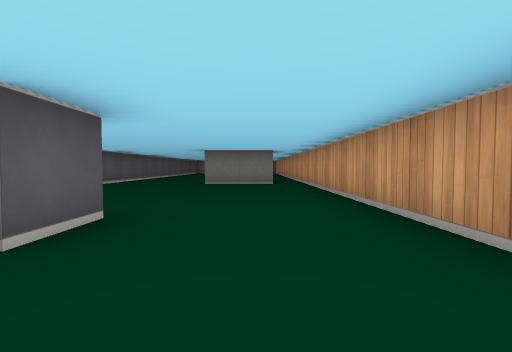
View 1 (above)

18 first-person views from a walk through a cub3D maze. The camera is about half as high as the walls, tilts 2° down and sees 90° across. The floor is counted in squares. Each view is taken from the middle of a square. On the plan, view 1 faces up. The plan holds only what a view shows up to about 9 squares ahead; the rest is blank.

View 2
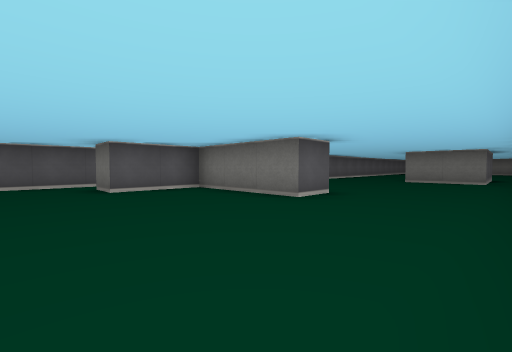

View 3
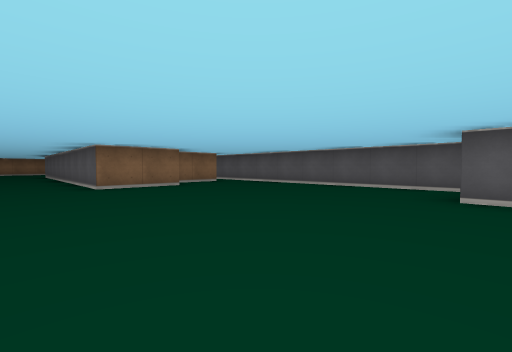

View 4
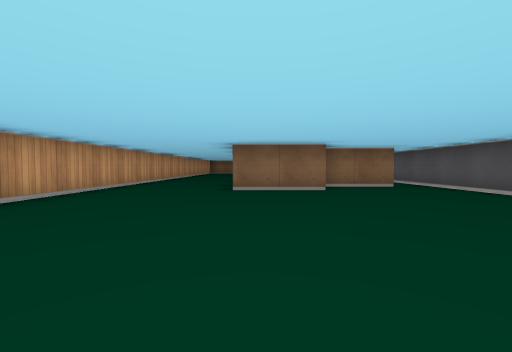

View 5
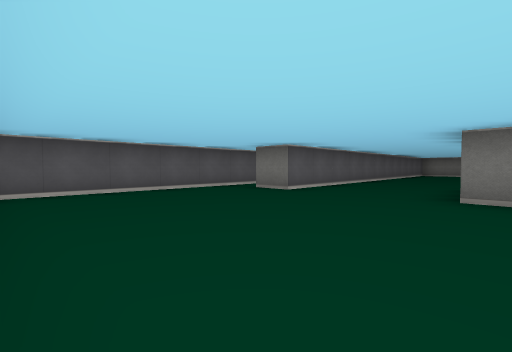

View 6
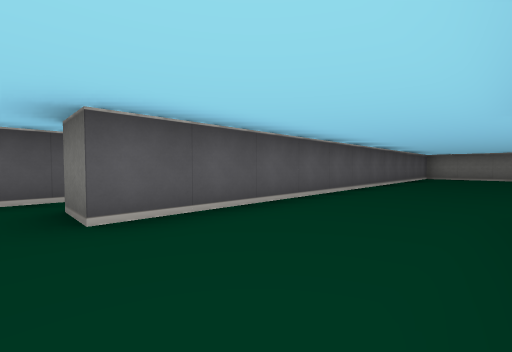

View 7
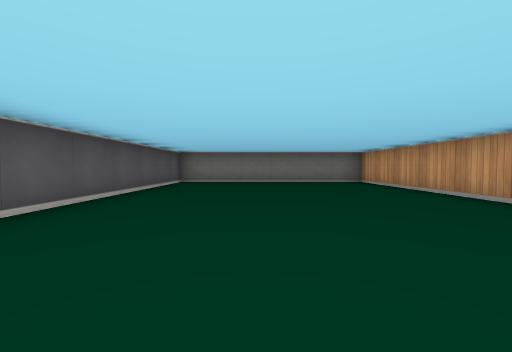

View 8
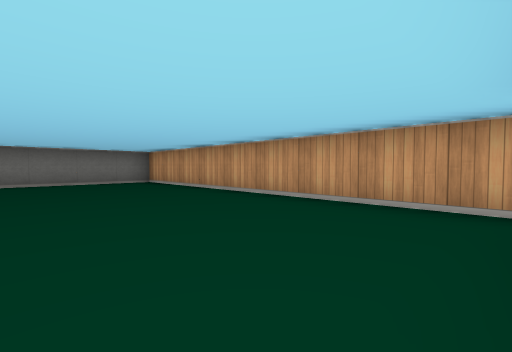

View 9
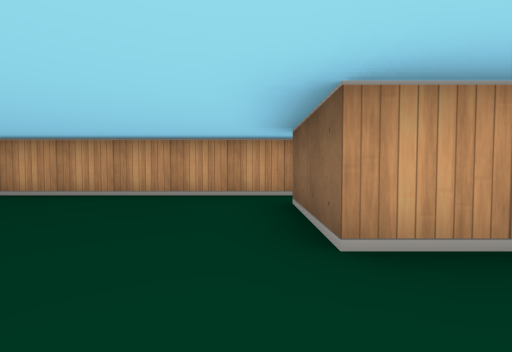

View 10
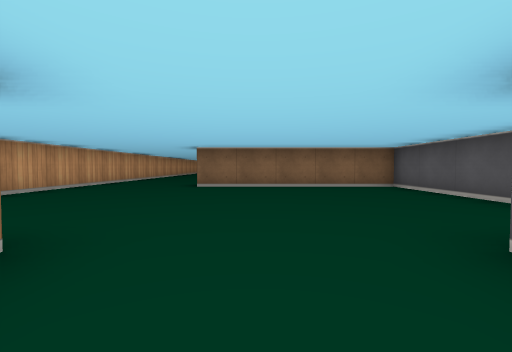

View 11
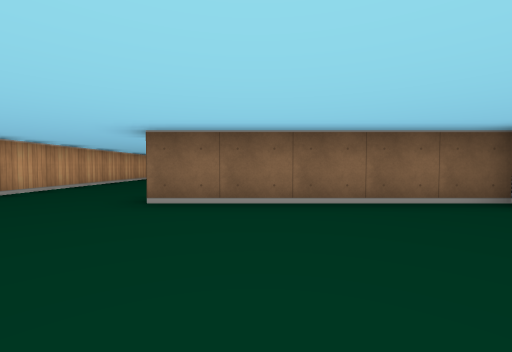

View 12
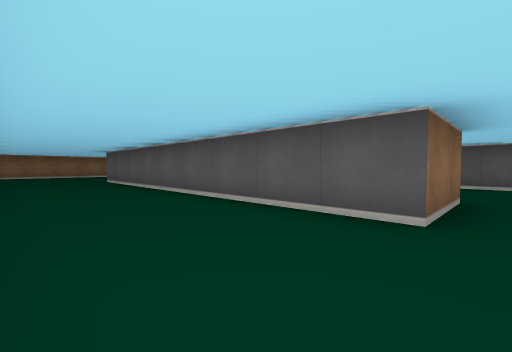

View 13
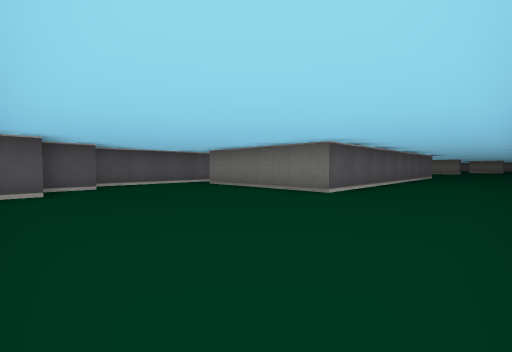

View 14
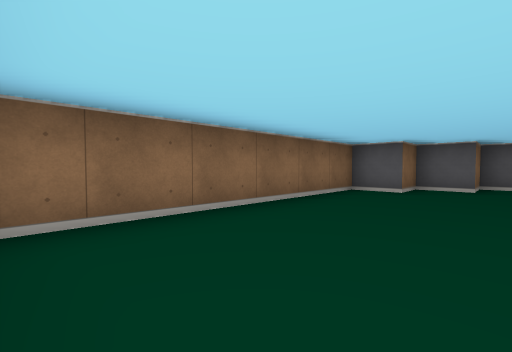

View 15
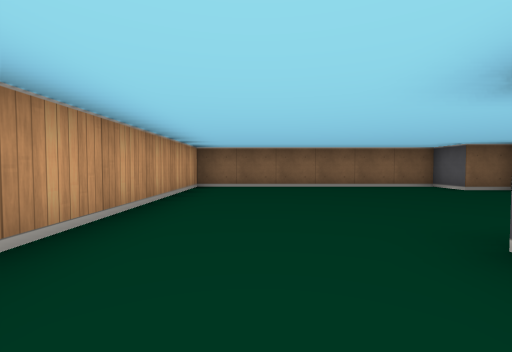

View 16
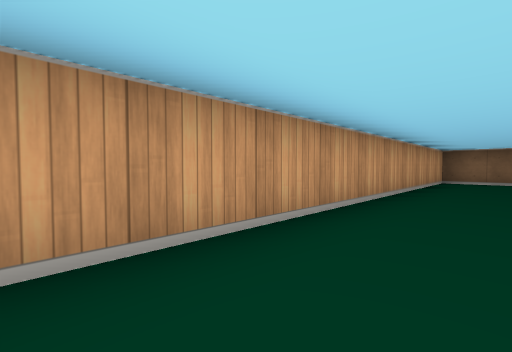

View 17
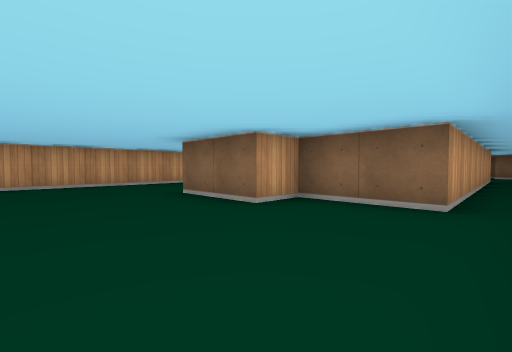

View 18
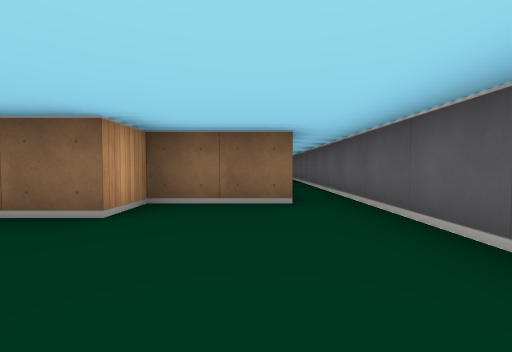

### Floor plan
Points are (right, up) in squares from view 1. A wall is a line through its corners. A room is listed if a view was taken in it or the views show most of it. See-through windows are left out.
Room 1 (views 1, 2, 3, 4, 5, 6, 7, 8, 9, 10, 11, 12, 13, 14, 15, 16, 17, 18)
walls: (-6.5, -0.2) (-6.5, -13); (-1.5, -6.5) (-1.5, -15.5) (-5.5, -15.5) (-5.5, -7.5) (-3.5, -7.5) (-3.5, -6.5) (-1.5, -6.5); (-1.5, 9.4) (-1.5, 10.5) (0.5, 10.5); (-6.5, 8.5) (-6.5, 2.5) (-1.5, 2.5) (-1.5, 1.5) (-4.5, 1.5) (-4.5, -0.5) (-5.5, -0.5); (0.5, 10) (0.5, 7.5) (-1.5, 7.5); (-6.5, -14.8) (-6.5, -18.5) (-5.5, -18.5) (-5.5, -19.5) (-4.5, -19.5) (-4.5, -20.5) (1.5, -20.5) (1.5, 19.5) (-4.5, 19.5) (-4.5, 7.5) (-5.5, 7.5)

Where each view was taken, in squares from view 1:
view 1: 0 up, 0 right, facing up
view 2: 2 down, 1 right, facing up-left
view 3: 0 up, 0 right, facing down-left
view 4: 1 down, 2 left, facing down
view 5: 3 up, 1 left, facing up-left
view 6: 7 up, 2 left, facing up-left
view 7: 11 up, 2 left, facing up
view 8: 11 up, 2 left, facing up-right
view 9: 11 up, 3 left, facing right
view 10: 9 up, 3 left, facing down
view 11: 6 up, 3 left, facing down
view 12: 6 down, 1 right, facing down-left
view 13: 20 down, 1 right, facing up-left
view 14: 18 down, 1 right, facing down-left
view 15: 14 down, 0 right, facing down
view 16: 11 down, 0 right, facing down-right
view 17: 4 down, 6 left, facing down-right
view 18: 4 down, 5 left, facing down
